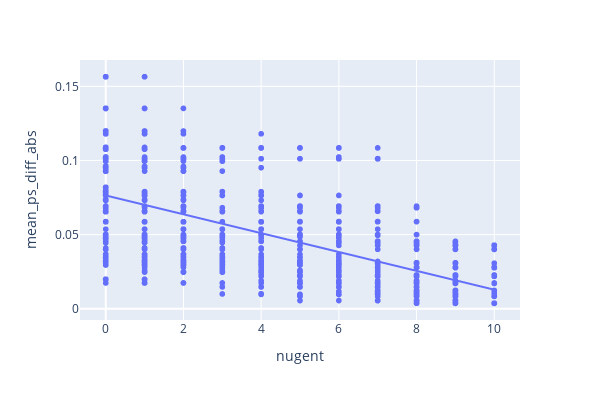

The notebook cell saved with this chart:
### Code cell
fig, res = get_scatter(temp_meta, 'nugent', 'mean_ps_diff_abs')

### Figure 1 — Plotly figure (JSON) as saved in the notebook; plotly's stock layout.template omitted (floating-point values rounded to 4 significant figures; data arrays with more than 128 entries replaced by an {"elided": "..."} marker saying what was removed)
{"data": [{"hovertemplate": "nugent=%{x}<br>mean_ps_diff_abs=%{y}<extra></extra>", "legendgroup": "", "marker": {"color": "#636efa", "symbol": "circle"}, "mode": "markers", "name": "", "showlegend": false, "type": "scattergl", "x": {"elided": "3126 int values"}, "xaxis": "x", "y": {"elided": "3126 float values"}, "yaxis": "y"}, {"hovertemplate": "<b>OLS trendline</b><br>mean_ps_diff_abs = -0.00635684 * nugent + 0.076403<br>R<sup>2</sup>=0.435694<br><br>nugent=%{x}<br>mean_ps_diff_abs=%{y} <b>(trend)</b><extra></extra>", "legendgroup": "", "marker": {"color": "#636efa", "symbol": "circle"}, "mode": "lines", "name": "", "showlegend": false, "type": "scattergl", "x": {"elided": "3024 int values"}, "xaxis": "x", "y": {"elided": "3024 float values"}, "yaxis": "y"}], "layout": {"height": 400, "legend": {"tracegroupgap": 0}, "margin": {"t": 60}, "width": 600, "xaxis": {"anchor": "y", "domain": [0, 1], "title": {"text": "nugent"}}, "yaxis": {"anchor": "x", "domain": [0, 1], "title": {"text": "mean_ps_diff_abs"}}}}
